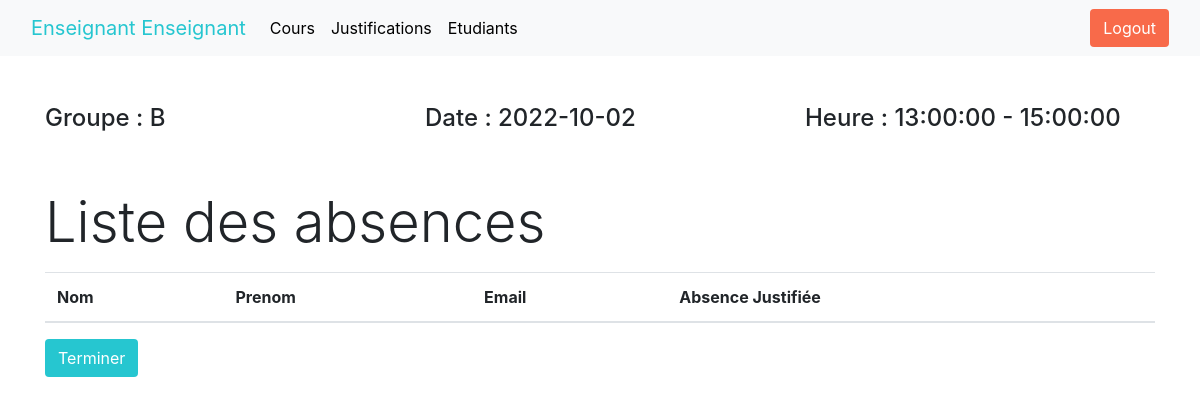
Screenshot of /absents.php?id=2 (signed in) with the database file from the repository.
### tables this page shows
CREATE TABLE IF NOT EXISTS `cour` (
  `idCour` INT auto_increment NOT NULL,
  `date` date NOT NULL,
  `heurDebut` time NOT NULL,
  `heurFin` time NOT NULL,
  `status` enum('terminer','pasEncore','remplacer'),
  `idEnseignant` INT NOT NULL,
  `idGroupe` INT NOT NULL,
  PRIMARY KEY (`idcour`, `idEnseignant`, `idGroupe`),
  CONSTRAINT `fk_cour_Enseignant1`
    FOREIGN KEY (`idEnseignant`)
    REFERENCES `Enseignant` (`idEnseignant`),
  CONSTRAINT `fk_cour_groupe1`
    FOREIGN KEY (`idGroupe`)
    REFERENCES `groupe` (`idGroupe`)
    );

CREATE TABLE IF NOT EXISTS `Groupe` (
  `idGroupe` INT auto_increment NOT NULL ,
  `nom` VARCHAR(45) NOT NULL,
  PRIMARY KEY (`idGroupe`));

### absents.php (the view, shortened to what this page needs)
<?php
include 'db_cnx.php';
include 'main.php';
if ( isset($_SESSION['idUser']) && isset($_SESSION['userEmail'])) {
    if (isset($_GET['id'])) {
    $cour = $cnx->prepare("SELECT g.nom,g.idGroupe,c.date,c.heurDebut,c.heurFin FROM cour c join Groupe g ON c.idGroupe = g.idGroupe WHERE c.idCour=?");
    $cour->execute([$_GET['id']]);
    $cour = $cour->fetch(PDO::FETCH_ASSOC);
?>
<!DOCTYPE html>
<html lang="en">
<head>
    <link rel="stylesheet" href="https://cdn.jsdelivr.net/npm/bootstrap@4.4.1/dist/css/bootstrap.min.css">
    <link rel="stylesheet" href="https://cdn.jsdelivr.net/npm/bootstrap-icons@1.9.1/font/bootstrap-icons.css">
</head>
<body>
    <div class="container pt-5 pb-5">
    <div class="row pb-5">
  <div class="col-4"><h4>Groupe : <?=$cour['nom']?></h4></div>
  <div class="col-4"><h4>Date : <?=$cour['date']?></h4></div>
  <div class="col-4"><h4>Heure : <?=$cour['heurDebut']?> - <?=$cour['heurFin']?> </h4></div>
</div>
<div class="row"><div class="col-6"><h1 class="pb-2 display-4">Liste des absences</h1></div></div>
 <table class="table table-striped">
 <form action="" method="POST">
  <thead>
    <tr>
      <th scope="col">Nom</th>
      <th scope="col">Prenom</th>
      <th scope="col">Email</th>
      <th scope="col" class="text-end">Absence Justifiée</th>
    </tr>
  </thead>
  </form>
</table>
<button type="button" class="btn"  data-toggle="modal" data-target="#groupeModal" style="background-color:#26C6D0; color:#fff;">
  Terminer
</button>
</div>
</body>
</html>
<?php
    }
}else{
    header("Location: login.php");
}
?>

### rows the page displays
cour: idGroupe.nom "B", date "2022-10-02", heurDebut "13:00:00", heurFin "15:00:00"

### other values shown
$_SESSION['userFullName'] "Enseignant Enseignant"
